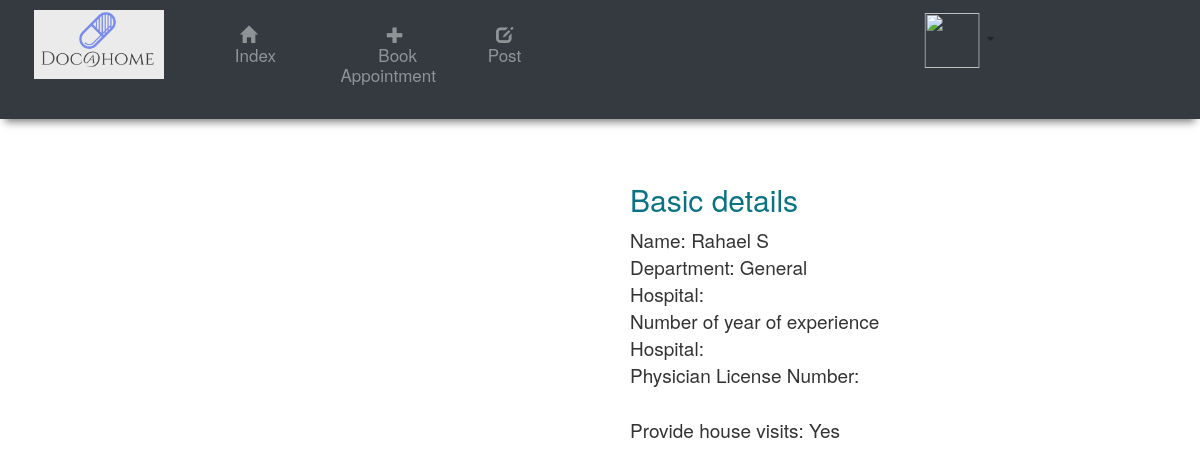
The app's page /doc_profile?id=1 with its own data.
### Main.py (models this page shows)
class Doctor(db.Model):
    id = db.Column(db.Integer, primary_key=True)
    username = db.Column(db.String(50))
    department = db.Column(db.String(50))
    hospital = db.Column(db.String(50))
    year = db.Column(db.Integer, default=1)
    license = db.Column(db.String(50))
    credentials = db.Column(db.String(50))
    password = db.Column(db.String(50))
    homeVisits = db.Column(db.String(50))

### Main.py (the view)
@app.route('/doc_profile')
def doc_profile():
    doc_id = int(request.args['id'])
    print('toview_history ', doc_id)
    profile = Doctor.query.filter_by(id=doc_id).one()
    med= Doctor.query.filter_by(id=doc_id).one()
    return render_template('doc_profile.html', p=profile)

### templates/doc_profile.html (shortened to what this page needs)
{% extends "layout.html"%} {% block content%}
<div class="row">
    <div class="col-6">
    </div>
    <div class="col-6">
        <div class="col-10" style="font-size:19px">
            <h2 style="color:#0b7285">Basic details</h2>
            Name: {{ p.username }}<br>
            Department: {{ p.department}}<br>
            Hospital: {{ p.hospital }}<br>
            Number of year of experience {{ p.year }}<br>
            Hospital: {{ p.hospital }}<br>
            Physician License Number: {{ p.license }}<br>
            <img src="{{ p.credentials }}" alt=""><br>
            Provide house visits: {{ p.homeVisits }}<br>
        </div>
        </div>
    </div>
</div>
{% endblock%}

### static/layout.css (style rules this page uses)
body { color: #1864ab; background-color:#f1f3f5; font-size:20px; }

### records on screen
Doctor: username "Rahael S", department "General", homeVisits "Yes"
